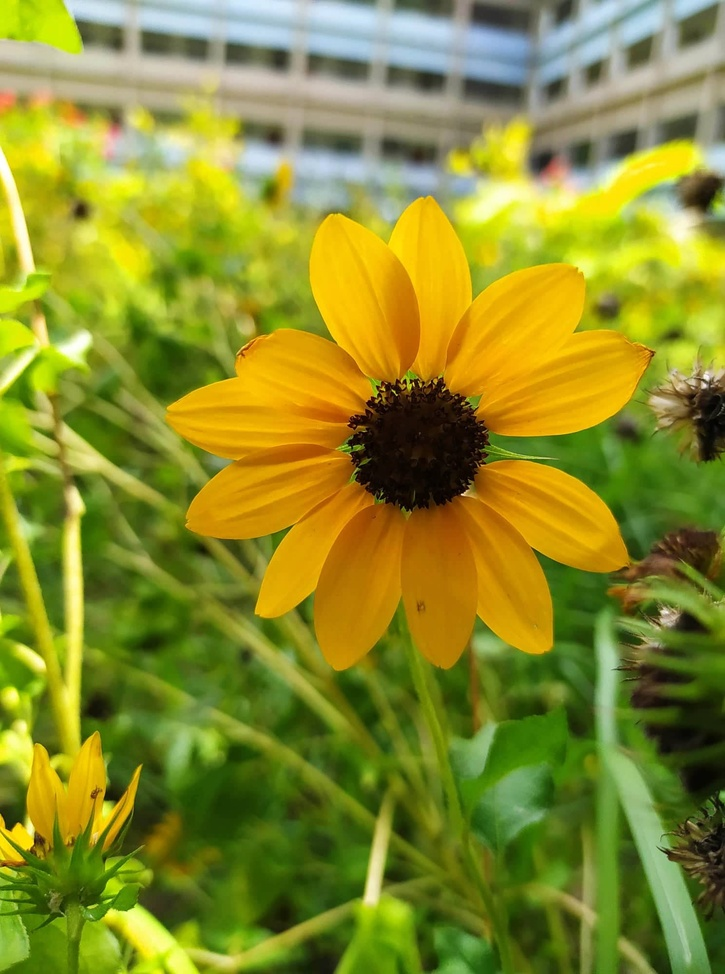
#> input picture pythonPractice/image2.jpg, 725 x 974 px, shrunk from 1488 x 2000 before the run
$ python test.py
#> lines starting #> are read from the running program, lines starting #| are printed output that depends on the picture; after the words box and inside, x2 and y2 are one past the last pixel; in counts of white or black regions, pixels touching at a corner belong together
import matplotlib.pyplot as plt
import cv2
import numpy as np

def main():
	image_path = './image2.jpg'
	image = plt.imread(image_path)
#> image is the input picture: shape (974, 725, 3); mean R, G, B 138, 141.3, 43.4
	print(image.shape)
#| (974, 725, 3)

	gray_image = cv2.cvtColor(image,cv2.COLOR_RGB2GRAY)
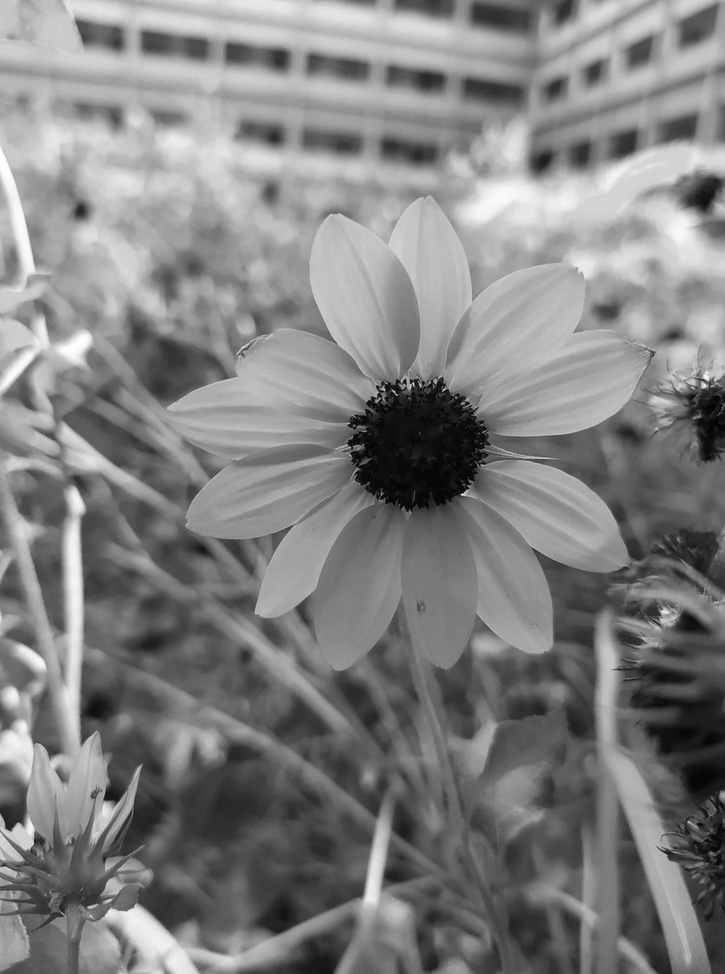
#> gray_image: shape (974, 725); min 1, max 255, mean 129.1
	gray_image_histogram = cv2.calcHist([gray_image],[0],None,[255],[0,255])
#> gray_image_histogram = 255 values, max 6429 at index 161, min 0 at index 0, mean 2769.2
	print(gray_image[10][10])
#| 197

	binary_image = cv2.threshold(gray_image,50,255,cv2.THRESH_BINARY)[1]
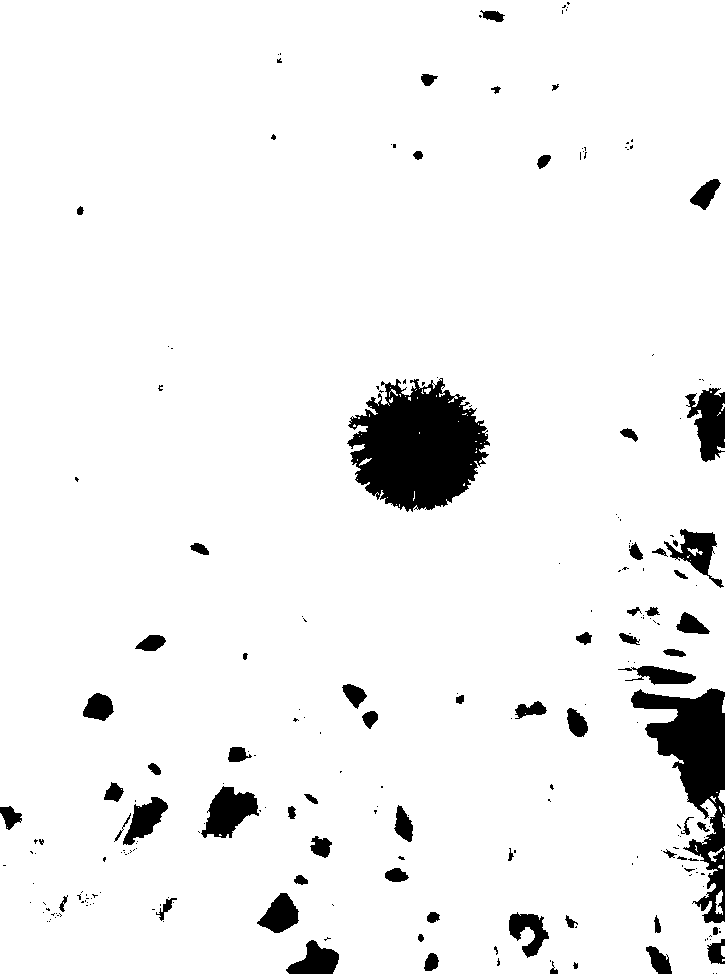
#> binary_image: shape (974, 725); 94.3% white; 233 black regions (164 under 20 px), largest, box (x1, y1, x2, y2) and area: (347, 378, 490, 512) 12738, (631, 688, 725, 923) 8277, (685, 388, 725, 462) 1835
	binary_histogram = cv2.calcHist([binary_image],[0],None,[255],[0,255])
#> binary_histogram = 255 values, max 40112 at index 0, min 0 at index 1, mean 157.3

	red_image = image[:, :, 0]
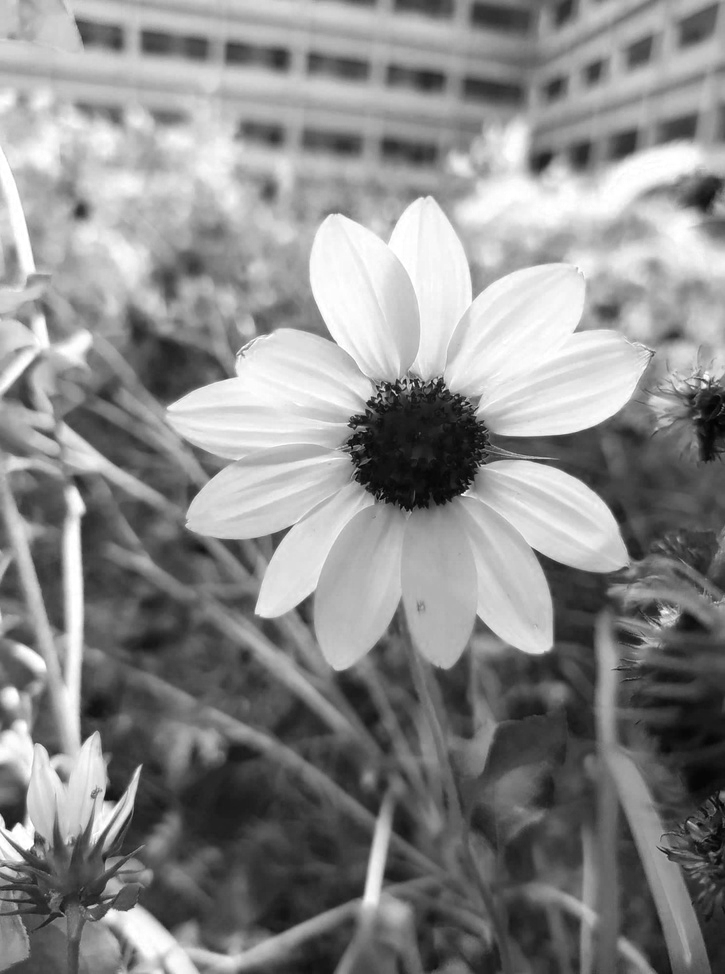
#> red_image: shape (974, 725); min 1, max 255, mean 138
	green_image = image[:, :, 1]
	blue_image = image[:, :, 2]
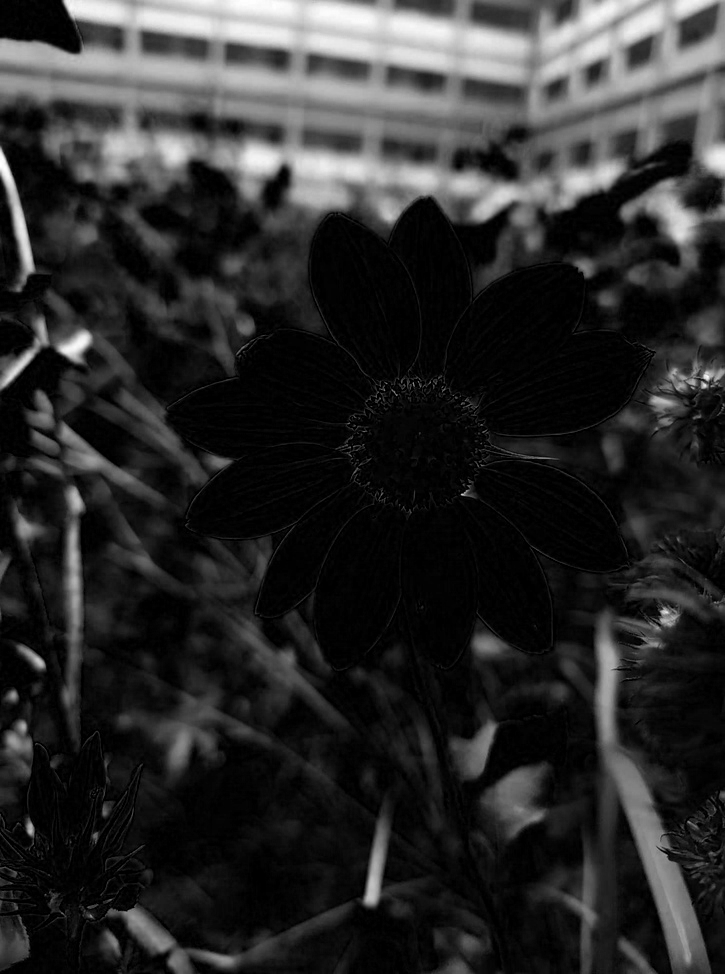
#> blue_image: shape (974, 725); min 0, max 255, mean 43.4

	red_image_histogram = cv2.calcHist([red_image],[0],None,[255],[0,255])
#> red_image_histogram = 255 values, max 4490 at index 67, min 0 at index 0, mean 2760.2
	green_image_histogram = cv2.calcHist([green_image],[0],None,[255],[0,255])
#> green_image_histogram = 255 values, max 5710 at index 115, min 69 at index 1, mean 2766.2
	blue_image_histogram = cv2.calcHist([blue_image],[0],None,[255],[0,255])
#> blue_image_histogram = 255 values, max 61284 at index 0, min 28 at index 253, mean 2769.2

	laplacian = np.array([[0,-1,0],[-1,4,-1],[0,-1,0]])
	sharpen = cv2.filter2D(gray_image,-1,laplacian)
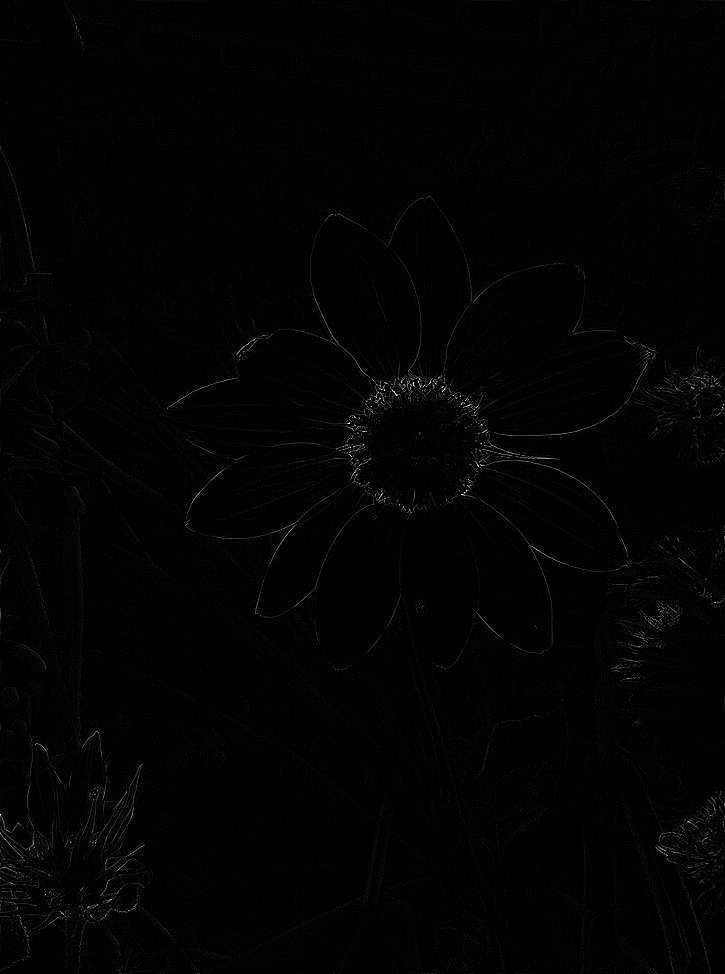
#> sharpen: shape (974, 725); min 0, max 255, mean 2.3
	sharpen_histogram = cv2.calcHist([sharpen],[0],None,[255],[0,255])
#> sharpen_histogram = 255 values, max 399276 at index 0, min 0 at index 172, mean 2769.2


	image_dictionary = {'Gray':[gray_image,gray_image_histogram],'Binary':[binary_image ,binary_histogram ],'RED':[red_image ,red_image_histogram],'Sharpen':[sharpen,sharpen_histogram]}

	print_images(image_dictionary)

def print_images(dictionary):
	n = len(dictionary)
#> n = 4
	plt.figure(figsize=(20,20))

	i=1
	for key,value in dictionary.items():
		plt.subplot(n,2,i)
		plt.imshow(value[0],cmap='gray')
		plt.title(key)

		plt.subplot(n,2,i+1)
		plt.xlim([-10,300])
		plt.plot(value[1])
		plt.title(key)
		i+=2
#> this loop made 4 passes
#> (key, i) on passes 1 to 4: ('Gray', 3), ('Binary', 5), ('RED', 7), ('Sharpen', 9)
#> after the loop, i = 9
	plt.show()
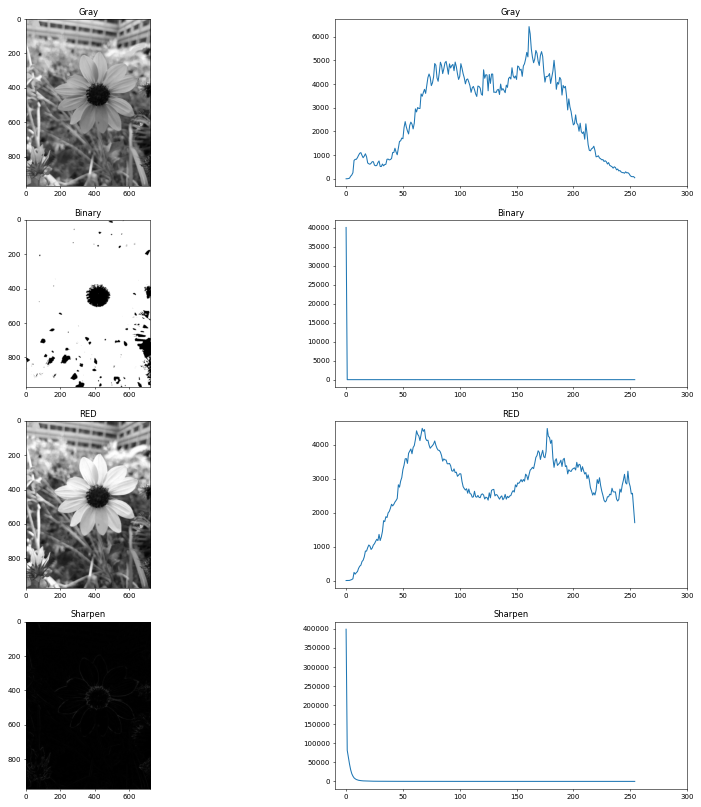
#> figure drawn by matplotlib, 8 panels; panel 2: curve peaks at x = 161, y = 6429; panel 4: curve peaks at x = 0, y = 40112; panel 6: curve peaks at x = 67, y = 4490; panel 8: curve peaks at x = 0, y = 399276


if __name__=='__main__':
	main()

$ run again, with pythonPractice/image1.jpg copied over pythonPractice/image2.jpg
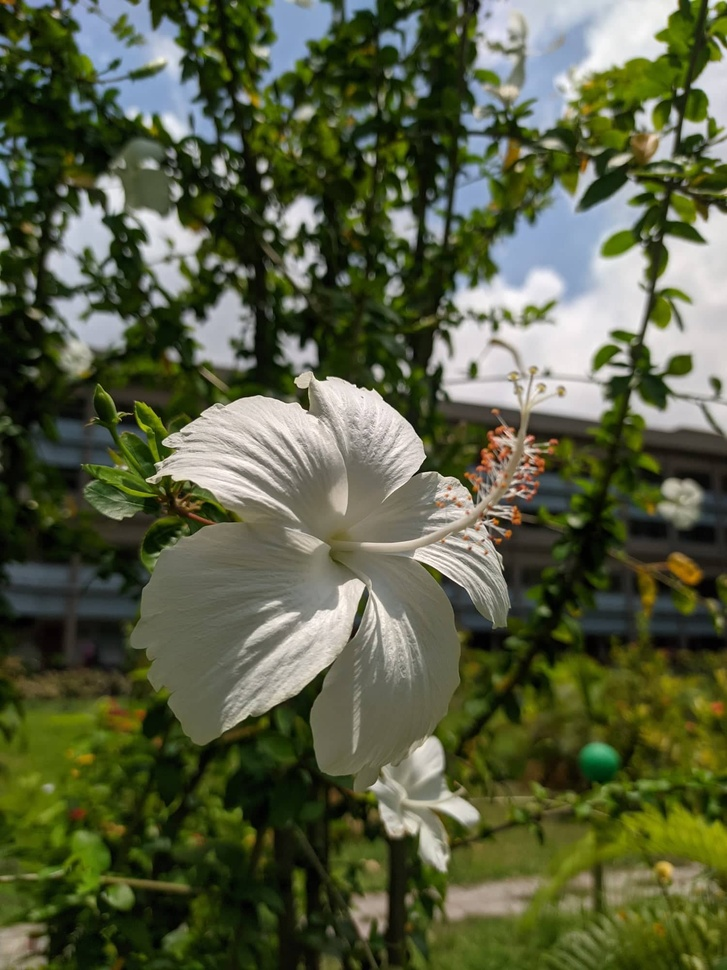
#> input picture pythonPractice/image1.jpg, 727 x 970 px, shrunk from 1500 x 2000 before the run
#> in main, image is the input picture: shape (970, 727, 3); mean R, G, B 87.5, 93.9, 66.3
#| (970, 727, 3)
#> gray_image_histogram = 255 values, max 7072 at index 96, min 1 at index 254, mean 2765.5
#| 84
#> in main, `binary_image = cv2.threshold(gray_image,50,255,cv2.THRESH_BINARY)[1]`:
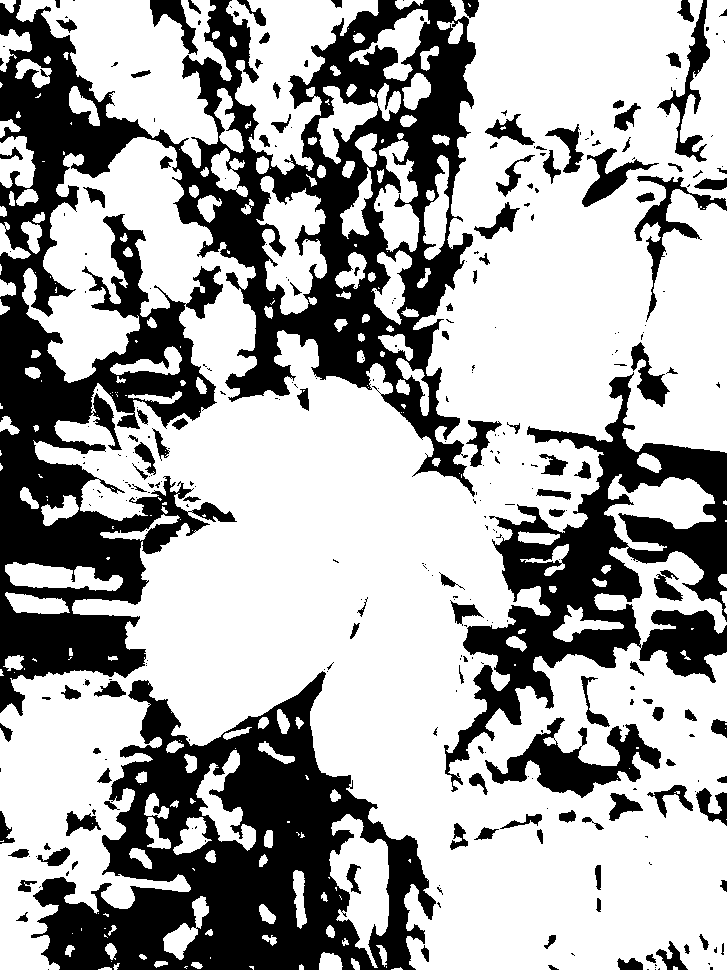
#> binary_image: shape (970, 727); 66% white; 325 black regions (203 under 20 px), largest, box (x1, y1, x2, y2) and area: (0, 0, 476, 716) 118130, (31, 671, 436, 970) 56454, (444, 372, 727, 792) 34685
#> binary_histogram = 255 values, max 239556 at index 0, min 0 at index 1, mean 939.4
#> red_image_histogram = 255 values, max 6565 at index 97, min 40 at index 254, mean 2764.9
#> green_image_histogram = 255 values, max 7825 at index 99, min 3 at index 254, mean 2765.4
#> blue_image_histogram = 255 values, max 28121 at index 0, min 0 at index 253, mean 2765.5
#> in main, `sharpen = cv2.filter2D(gray_image,-1,laplacian)`:
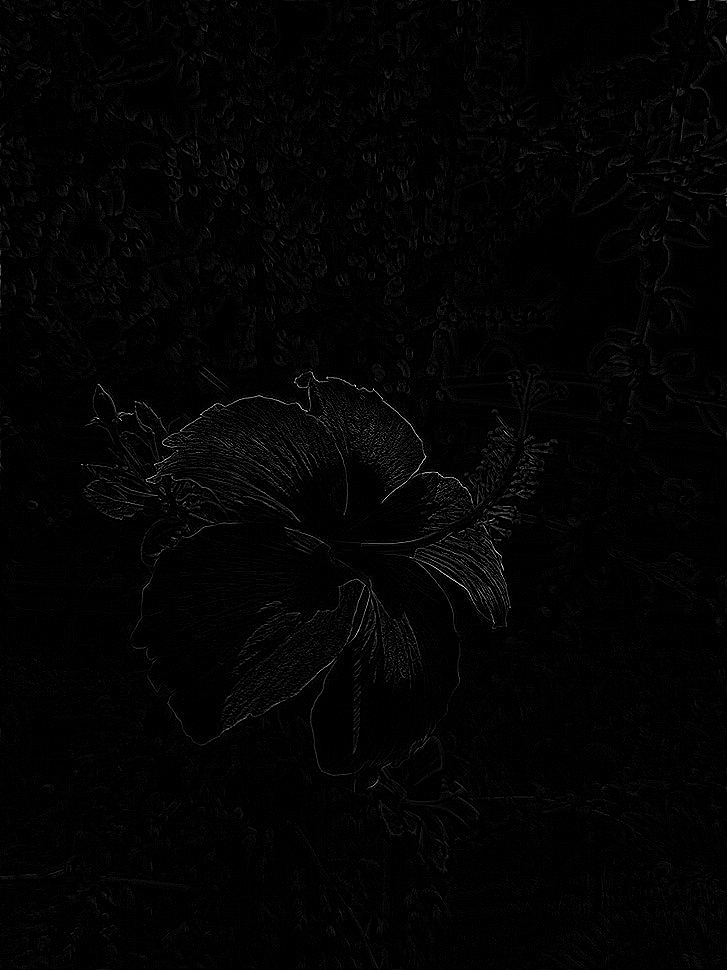
#> sharpen: shape (970, 727); min 0, max 255, mean 3.4
#> sharpen_histogram = 255 values, max 385923 at index 0, min 0 at index 204, mean 2765.4
#> n = 4
#> the loop in print_images, `for key,value in dictionary.items():` made 4 passes
#> (key, i) on passes 1 to 4: ('Gray', 3), ('Binary', 5), ('RED', 7), ('Sharpen', 9)
#> after the loop in print_images, `for key,value in dictionary.items():`: i = 9
